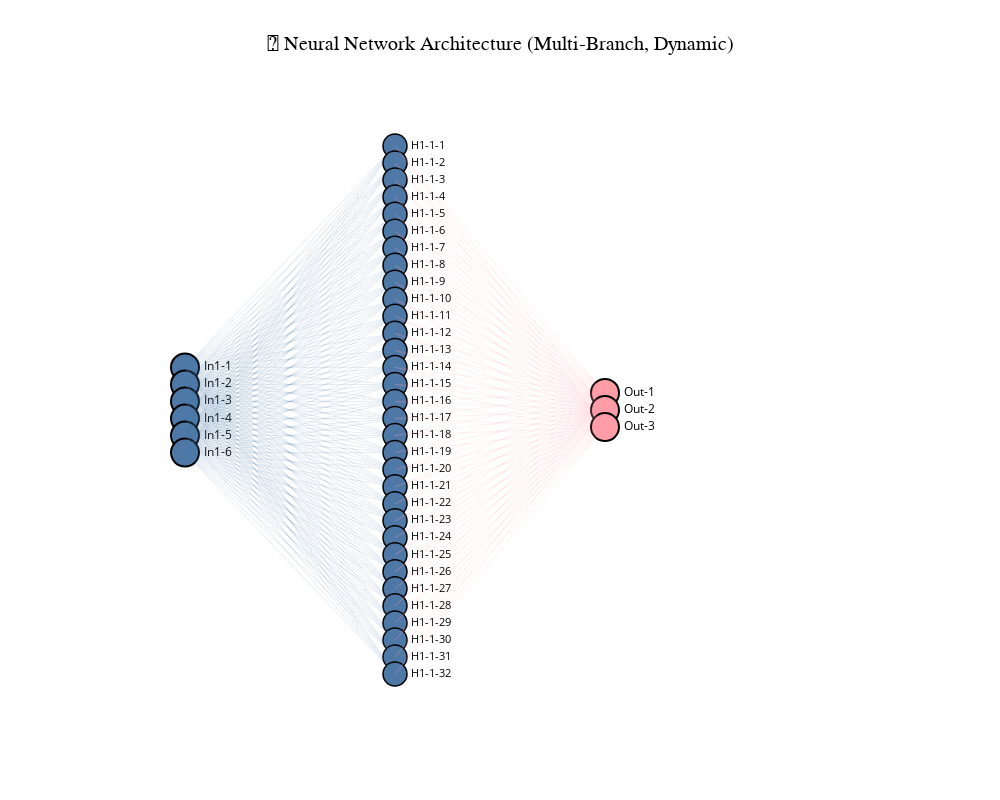

The code cell stored with this chart in its notebook:
### Markdown cell above
#### Visualisasi Model

### Code cell
from visualization import plot_dynamic_multi_input_network
plot_dynamic_multi_input_network(
    input_dims=[config.input_dim],
    hidden_dims_per_branch=[
        config.hidden_dims
    ],
    combined_dims=None,
    output_dim=config.output_dim,
    figsize=(1000, 800)
)
